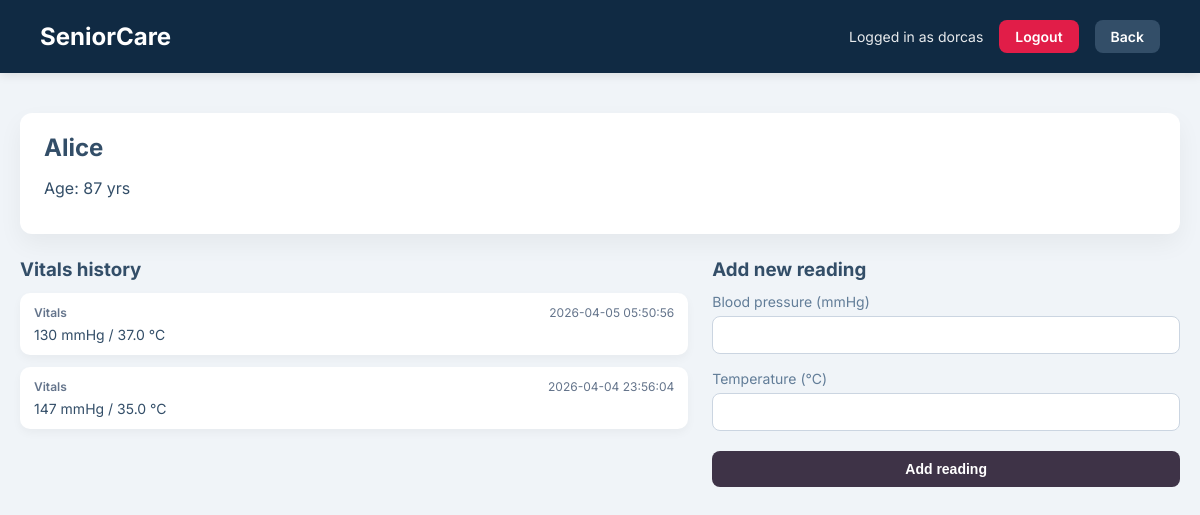
/residents/1/bp (signed in), run on the app's committed database.
### tables this page shows
CREATE TABLE residents (
            id INTEGER PRIMARY KEY AUTOINCREMENT,
            name TEXT NOT NULL,
            age INTEGER NOT NULL,
            bp INTEGER NOT NULL,
            temperature REAL
        );

CREATE TABLE bp_readings (
            id INTEGER PRIMARY KEY AUTOINCREMENT,
            resident_id INTEGER NOT NULL,
            bp INTEGER,
            temperature REAL,
            recorded_at TEXT DEFAULT CURRENT_TIMESTAMP,
            FOREIGN KEY (resident_id) REFERENCES residents (id) ON DELETE CASCADE
        );

### care.py (the view, shortened to what this page needs)
@app.route("/residents/<int:resident_id>/bp", methods=["GET", "POST"])
@login_required
def bp_history(resident_id):
    db = get_db_connection()
    resident = db.execute(
        "SELECT * FROM residents WHERE id = ?", (resident_id,)
    ).fetchone()
    if not resident:
        db.close()
        flash("Patient not found.", "error")
        return redirect(url_for("home"))
    readings = db.execute(
        "SELECT bp, temperature, recorded_at FROM bp_readings WHERE resident_id = ? ORDER BY recorded_at DESC",
        (resident_id,),
    ).fetchall()
    db.close()
    return render_template(
        "bp_history.html",
        resident=resident,
        readings=readings,
        username=session.get("username"),
    )

### care.py (called while the page is built)
def get_db_connection():
    conn = sqlite3.connect("Seniorcare.db")
    conn.row_factory = sqlite3.Row
    return conn

def login_required(view):
    @wraps(view)
    def wrapped_view(**kwargs):
        if "user_id" not in session:
            return redirect(url_for("login"))
        return view(**kwargs)
    return wrapped_view

### templates/bp_history.html (shortened to what this page needs)
<!DOCTYPE html>
<html lang="en">
<head>
    <link rel="stylesheet" href="{{ url_for('static', filename='style.css') }}">
</head>
<body>
    <div class="header">
        <h1>SeniorCare</h1>
        <div class="header-right">
            {% if username %}
                <span class="user-info">Logged in as {{ username }}</span>
                <a href="{{ url_for('logout') }}" class="btn-logout">Logout</a>
            {% endif %}
            <a href="{{ url_for('home') }}" class="btn-logout" style="background-color:#334e68;">Back</a>
        </div>
    </div>
    <div class="container">
        <div class="card patient-header">
            <div class="patient-main">
                <h2>{{ resident['name'] }}</h2>
                <p>Age: {{ resident['age'] }} yrs</p>
            </div>
        </div>
        <div class="notes-layout">
            <div class="notes-column">
                <h3>Vitals history</h3>
                {% if readings %}
                    <div class="notes-list">
                        {% for row in readings %}
                            <div class="note-card">
                                <div class="note-meta">
                                    <span class="note-author">Vitals</span>
                                    <span class="note-date">{{ row['recorded_at'] }}</span>
                                </div>
                                <p class="note-content">
                                    {% if row['bp'] is not none %}
                                        {{ row['bp'] }} mmHg
                                    {% endif %}
                                    {% if row['temperature'] is not none %}
                                        {% if row['bp'] is not none %} / {% endif %}{{ row['temperature'] }} °C
                                    {% endif %}
                                </p>
                            </div>
                        {% endfor %}
                    </div>
                {% else %}
                    <p class="no-notes">No vitals readings recorded yet.</p>
                {% endif %}
            </div>
            <div class="notes-column">
                <h3>Add new reading</h3>
                <form method="post" class="note-form">
                    <div class="form-group">
                        <label for="bp">Blood pressure (mmHg)</label>
                        <input id="bp" name="bp" type="number" min="1" max="400">
                    </div>
                    <div class="form-group">
                        <label for="temperature">Temperature (°C)</label>
                        <input id="temperature" name="temperature" type="number" step="0.1" min="30" max="45">
                    </div>
                    <button type="submit" class="btn-primary">Add reading</button>
                </form>
            </div>
        </div>
    </div>
</body>
</html>

### static/style.css (style rules this page uses)
body { background-color: #f0f4f8; font-family: 'Inter', sans-serif; margin: 0; padding: 0; color: #334e68; }
.header { background-color: #102a43; color: white; padding: 20px 40px; display: flex; justify-content: space-between; align-items: center; box-shadow: 0 2px 10px rgba(0,0,0,0.1); }
.header h1 { margin: 0; font-size: 24px; }
.container { max-width: 1200px; margin: 40px auto; padding: 0 20px; }
.card { background: white; border-radius: 12px; box-shadow: 0 10px 25px rgba(0,0,0,0.05); overflow: hidden; }
.header-right { display: flex; align-items: center; gap: 16px; }
.user-info { font-size: 14px; opacity: 0.9; }
.btn-logout { background-color: #e11d48; color: white; text-decoration: none; padding: 8px 16px; border-radius: 8px; font-size: 14px; font-weight: 600; }
.form-group { margin-bottom: 16px; }
.form-group label { display: block; margin-bottom: 6px; font-size: 14px; color: #627d98; }
.form-group input { width: 100%; padding: 10px 12px; border-radius: 8px; border: 1px solid #cbd5e1; font-size: 14px; box-sizing: border-box; }
.btn-primary { width: 100%; background-color: #3e3347; color: white; border: none; padding: 10px 16px; border-radius: 8px; font-weight: 600; font-size: 14px; cursor: pointer; margin-top: 4px; }
.patient-header { padding: 20px 24px; margin-bottom: 24px; }
.patient-main h2 { margin: 0 0 8px; }
.notes-layout { display: grid; grid-template-columns: 2fr 1.4fr; gap: 24px; align-items: flex-start; }
.notes-column h3 { margin-top: 0; margin-bottom: 12px; }
.notes-list { display: flex; flex-direction: column; gap: 12px; }
.note-card { background: white; border-radius: 10px; padding: 12px 14px; box-shadow: 0 4px 10px rgba(0,0,0,0.04); }
.note-meta { display: flex; justify-content: space-between; margin-bottom: 6px; font-size: 12px; color: #64748b; }
.note-author { font-weight: 600; }
.note-content { margin: 0; font-size: 14px; }
.patient-header { display: flex; justify-content: space-between; align-items: center; }

### data on the page
residents: name "Alice", age "87"
bp_readings: recorded_at "2026-04-05 05:50:56", bp "130", temperature "37.0"
bp_readings: recorded_at "2026-04-04 23:56:04", bp "147", temperature "35.0"

### other printed values
{{ username }} "dorcas"
